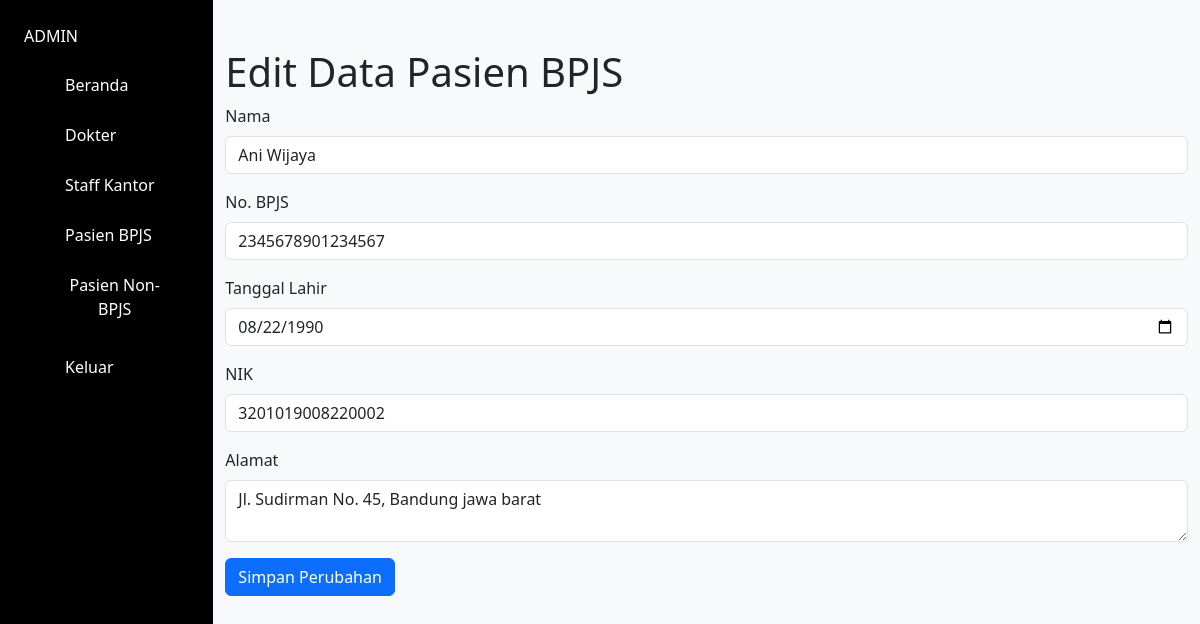
Page /edit.php?id=2 on the committed database.
### tables this page shows
CREATE TABLE `pasien` (
  `id` int(11) NOT NULL,
  `nama` varchar(100) DEFAULT NULL,
  `no_bpjs` varchar(20) DEFAULT NULL,
  `tgl_lahir` date NOT NULL,
  `nik` varchar(16) NOT NULL,
  `alamat` text NOT NULL
);

### edit.php (the view, shortened to what this page needs)
<?php
$conn = new mysqli("localhost", "root", "", "datapasien_db");
if (isset($_GET['id'])) {
    $id = $_GET['id'];
    $sql = "SELECT * FROM pasien WHERE id = $id";
    $result = $conn->query($sql);
    if ($result->num_rows > 0) {
        $row = $result->fetch_assoc();
    } else {
        echo "Data pasien tidak ditemukan.";
        exit();
    }
}
?>
<!DOCTYPE html>
<html lang="en">
<head>
    <link rel="stylesheet" href="https://cdnjs.cloudflare.com/ajax/libs/bootstrap/5.3.0/css/bootstrap.min.css">
</head>
<body>
</head>
<body>
    <div class="sidebar p-4">
        <div class="text-2xl font-bold mb-3">ADMIN</div>
        <nav>
            <a class="btn btn-grey w-100 d-flex align-items-center py-2 px-4 mb-2" href="dashboard.php">
                Beranda
            </a>
            <a class="btn btn-grey w-100 d-flex align-items-center py-2 px-4 mb-2" href="dokter.php">
                Dokter
            </a>
            <a class="btn btn-grey w-100 d-flex align-items-center py-2 px-4 mb-2" href="staff_kantor.php">
                Staff Kantor
            </a>
            <a class="btn btn-grey w-100 d-flex align-items-center py-2 px-4 mb-2" href="pasien_bpjs.php">
                Pasien BPJS
            </a>
            <a class="btn btn-grey w-100 d-flex align-items-center py-2 px-4 mb-2" href="pasien_non-bpjs.php">
                Pasien Non-BPJS
            </a>
            <a class="btn btn-grey w-100 d-flex align-items-center py-2 px-4" href="logout.php">
                Keluar
            </a>
        </nav>
    </div>
    <div class="container mt-5">
        <h1>Edit Data Pasien BPJS</h1>
        <form method="POST">
            <div class="mb-3">
                <label for="nama" class="form-label">Nama</label>
                <input type="text" class="form-control" id="nama" name="nama" value="<?php echo htmlspecialchars($row['nama']); ?>" required>
            </div>
            <div class="mb-3">
                <label for="no_bpjs" class="form-label">No. BPJS</label>
                <input type="text" class="form-control" id="no_bpjs" name="no_bpjs" value="<?php echo htmlspecialchars($row['no_bpjs']); ?>" required>
            </div>
            <div class="mb-3">
                <label for="tgl_lahir" class="form-label">Tanggal Lahir</label>
                <input type="date" class="form-control" id="tgl_lahir" name="tgl_lahir" value="<?php echo htmlspecialchars($row['tgl_lahir']); ?>" required>
            </div>
            <div class="mb-3">
                <label for="nik" class="form-label">NIK</label>
                <input type="text" class="form-control" id="nik" name="nik" value="<?php echo htmlspecialchars($row['nik']); ?>" required>
            </div>
            <div class="mb-3">
                <label for="alamat" class="form-label">Alamat</label>
                <textarea class="form-control" id="alamat" name="alamat" required><?php echo htmlspecialchars($row['alamat']); ?></textarea>
            </div>
            <button type="submit" name="submit" class="btn btn-primary">Simpan Perubahan</button>
        </form>
    </div>
</body>
</html>

### edit.php (style rules this page uses)
body { background-color: #f8f9fa; color: #212529; display: flex; min-height: 100vh; margin: 0; }
.sidebar { width: 250px; background-color: #000; color: #fff; min-height: 100vh; }
.sidebar a { text-decoration: none; color: white; }

### rows in the picture
pasien: nama "Ani Wijaya", no_bpjs "2345678901234567", tgl_lahir "08/22/1990", nik "3201019008220002", alamat "Jl. Sudirman No. 45, Bandung jawa barat"
